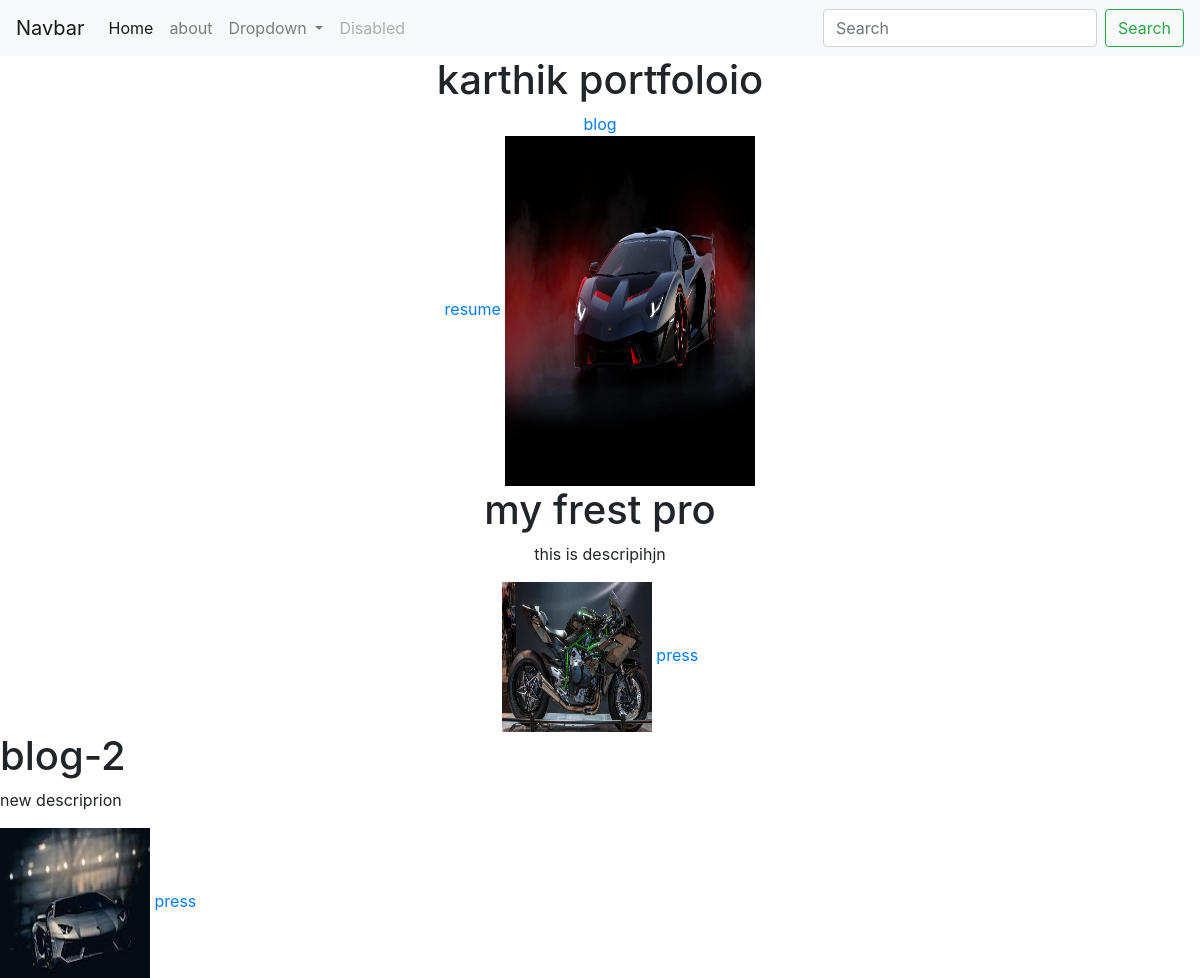
Before: / with the older database file.
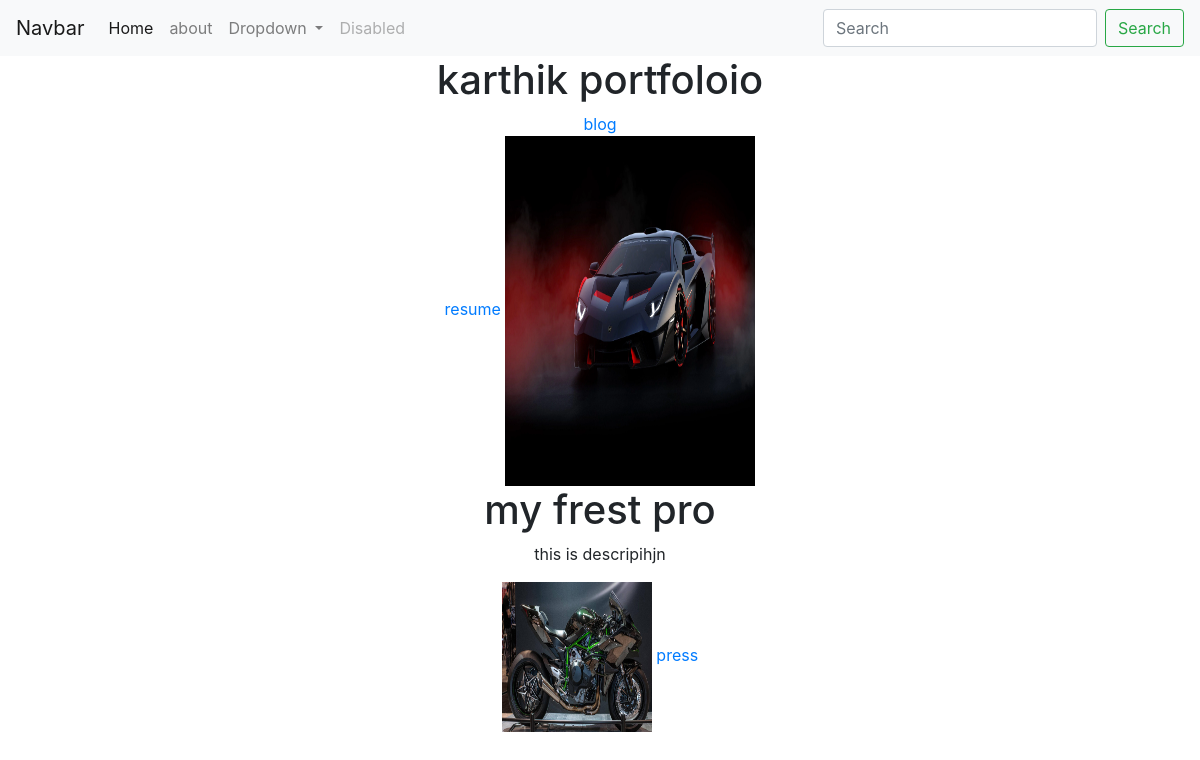
After: the same page with the newer database file.
### portfolio/models.py (models this page shows)
class project(models.Model):
    title=models.CharField(max_length=100)
    description=models.CharField(max_length=250)
    image=models.ImageField(upload_to="portfolio/images/")
    url=models.URLField(blank=True)

### portfolio/views.py (the view)
# urls.py: 2. Add a URL to urlpatterns:  path('', views.home, name='home')
def home(request):
    projects=project.objects.all()
    return render(request,'portfolio/home.html', {'projects':projects})

### portfolio/templates/portfolio/home.html
{% extends 'portfolio/base.html'%}
{% block content%}
<div class="text-center">
<h1>karthik portfoloio</h1>
{% load static %}
<a href="{% url 'blog:all_blogs' %}">blog</a>
<br>
<a href="{% static 'portfolio/motion physics module 10.pdf' %}">resume</a>
<img src="{% static 'portfolio\1.webp' %}" height="350px" width="250px" />
{% for project in projects %}
<h1>{{ project.title }}</h1>
<p>{{ project.description }}</p>
<img src="{{ project.image.url }}" height="150px" width="150px">
{% if project.url %}
<a href="{{project.url }}"> press</a>
{% endif %}
</div>
{% endfor %}
{% endblock %}

### portfolio/templates/portfolio/base.html (shortened to what this page needs)
<!doctype html>
<html lang="en">
  <head>
    <link rel="stylesheet" href="https://cdn.jsdelivr.net/npm/bootstrap@4.5.3/dist/css/bootstrap.min.css">
  </head>
  <body>
    <nav class="navbar navbar-expand-lg navbar-light bg-light">
  <a class="navbar-brand" href="#">Navbar</a>
  <div class="collapse navbar-collapse" id="navbarSupportedContent">
    <ul class="navbar-nav mr-auto">
      <li class="nav-item active">
        <a class="nav-link" href="#">Home <span class="sr-only">(current)</span></a>
      </li>
      <li class="nav-item">
        <a class="nav-link" href="#">about</a>
      </li>
      <li class="nav-item dropdown">
        <a class="nav-link dropdown-toggle" href="#" id="navbarDropdown" role="button" data-toggle="dropdown" aria-haspopup="true" aria-expanded="false">
          Dropdown
        </a>
      </li>
      <li class="nav-item">
        <a class="nav-link disabled" href="#" tabindex="-1" aria-disabled="true">Disabled</a>
      </li>
    </ul>
    <form class="form-inline my-2 my-lg-0">
      <input class="form-control mr-sm-2" type="search" placeholder="Search" aria-label="Search">
      <button class="btn btn-outline-success my-2 my-sm-0" type="submit">Search</button>
    </form>
  </div>
</nav>
{% block content%}{% endblock%}
  </body>
</html>

Changed rows visible on the page:
removed project: title "blog-2", description "new descriprion", image (picture)
